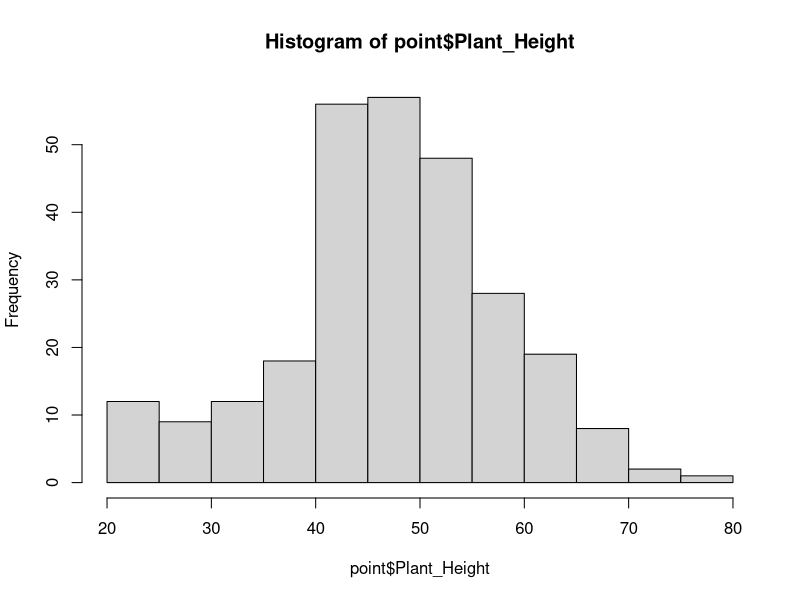
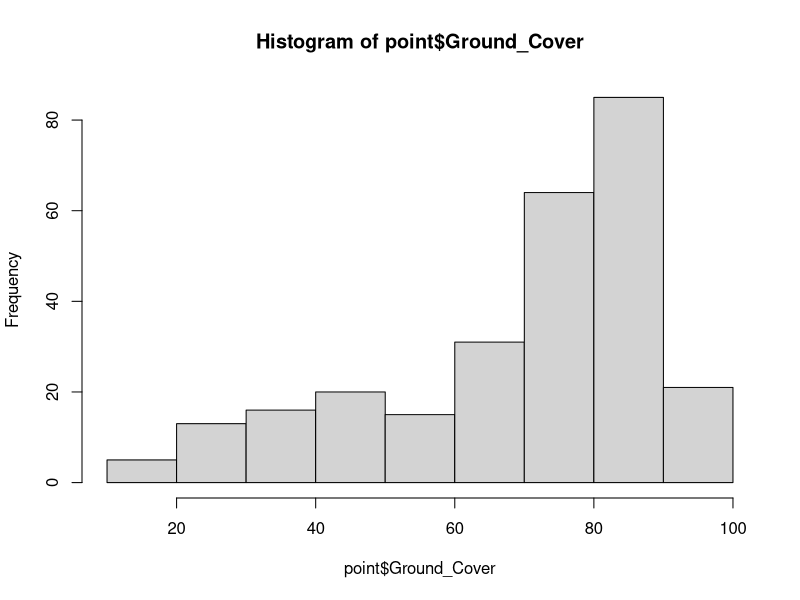
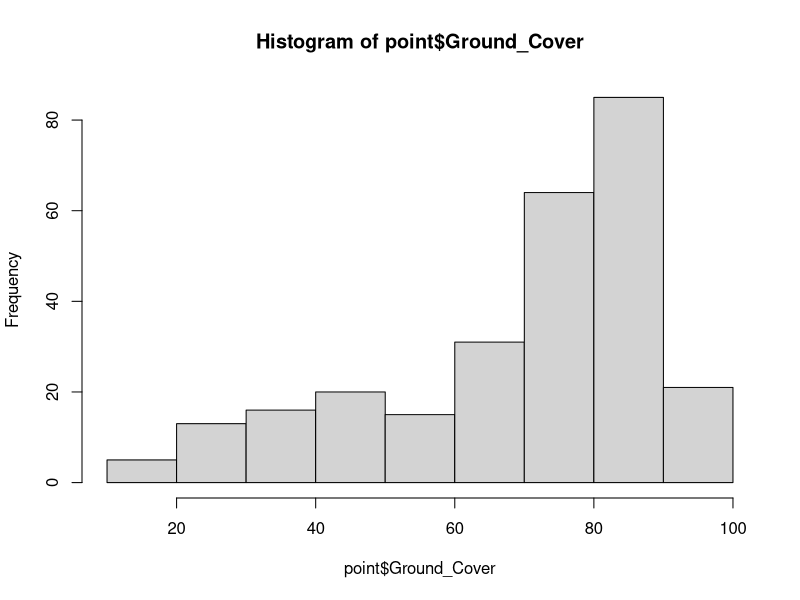
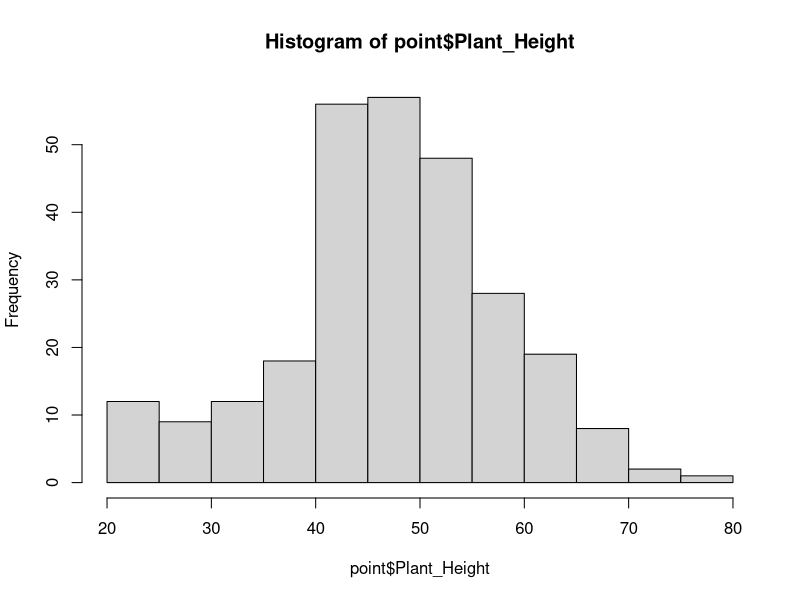

These figures' R source, in order: (Note: this script raises an error after producing the figures.)
options(scipen = 999) #prevents r from automatically displaying large numbers with scientic notation


#This script contains the data prepping, exploration and manipulation before moving into actual analysis

#Libraries----

library("dplyr")
library('vegan')
library("corrplot")
library("tidyr")

#Data----
point <- read.csv("01. Data/Point_Data.csv")
head(point);dim(point)

field <- read.csv("01. Data/Survey_Data.csv")
head(field);dim(field)

morpho <- read.csv("01. Data/Morphospecies_Data.csv")
head(morpho);dim(morpho)

obs <- read.csv("01. Data/Observation_Data.csv")
head(obs);dim(obs)


#Prepping data----

##Removing unneeded columns----

summary(obs)
obs <- obs[,-which(names(obs) =="Notes")]
obs <- obs[,-which(names(obs) =="Wings")]

summary(morpho)
morpho <- morpho[,-which(names(morpho)=='NOTES')]
morpho <- morpho[,-which(names(morpho)=='Duplicates')]

summary(point)
hist(point$Plant_Height)
hist(point$Ground_Cover)

summary(field)
field <- field[,-which(names(field)=='Notes')]
field <- field[,-c(7:16)]
field <- field[,-which(names(field) =="NDVIsum_Field")] 
field <- field[,-which(names(field) =="Potato_Varient_1")] 
field <- field[,-which(names(field) =="Potato_Varient_2")] 
field <- field[,-which(names(field) =="X1km_Prop_Water")] 
field <- field[,-which(names(field) =="X500m_Prop_Water")] 

table(field$X500m_Prop_Build) #high proportion of zeros makes it unsuitable for modelling 
field <- field[,-which(names(field) =="X500m_Prop_Build")]

table(field$X500m_Prop_Nat_Graze) #high proportion of zeros makes it unsuitable for modelling
field <- field[,-which(names(field) =="X500m_Prop_Nat_Graze")]

table(field$X500m_Rip_Prop)
table(field$X500m_Prop_Crops)

table(field$X1km_Prop_Build)#Not enough variation in data - unsuitable for modelling
field <- field[,-which(names(field) =="X1km_Prop_Build")]

table(field$X1km_Prop_Nat)#high proportion of zeros makes it unsuitable for modelling 
field <- field[,-which(names(field) =="X1km_Prop_Nat")]

table(field$X1km_Rip_Prop)
table(field$X1km_Prop_Crops)
table(field$X1km_Prop_Nat_Graze) #high proportion of zeros makes it unsuitable for modelling 
field <- field[,-which(names(field) =="X1km_Prop_Nat_Graze")]

hist(point$Ground_Cover)
hist(point$Plant_Height)

##Some data fixes for functional groups----

table(morpho$Size)
morpho$Size[morpho$Size == "Unknown"] <- NA
morpho$Size[morpho$Size == "5-Oct"] <- "5-10"
morpho$Size[morpho$Size == "Oct-15"] <- "10-15"

#Since all levels greater then 10mm only have 1 morphospecies will combine together to  >10
morpho$Size[morpho$Size == ">30"] <- ">10"
morpho$Size[morpho$Size == "20-30"] <- ">10"
morpho$Size[morpho$Size == "15-20"] <- ">10"
morpho$Size[morpho$Size == "10-15"] <- ">10"

morpho$Size <- as.factor(morpho$Size)
levels(morpho$Size)
morpho$Size <- factor(morpho$Size, levels = c("0-2.5","2.5-5","5-10",">10"))

table(morpho$Trophic)
morpho$Trophic[morpho$Trophic == "Unknown"] <- NA

table(morpho$Hunting.Style)
morpho$Hunting.Style[morpho$Hunting.Style == "Unknown"] <- NA

table(morpho$Intro_Native) 
morpho$Intro_Native[morpho$Intro_Native == "Unknown"] <- NA
morpho$Intro_Native <- as.factor(morpho$Intro_Native)
levels(morpho$Intro_Native)
morpho$Intro_Native <- factor(morpho$Intro_Native, levels = c("Native","Introduced"))

table(morpho$Wings) 
morpho$Wings[morpho$Wings == "Unknown"] <- NA

#Correlation for environmental variables----

cordata <- data.frame(ID = point$Survey_Field,Height = point$Plant_Height,GC = point$Ground_Cover,Position = point$Spatial_Position)

cordata <- merge(cordata,field, by = "ID")

head(cordata);dim(cordata)

cordata <- cordata %>% dplyr::select(Height, GC, Position,Day_Sampled,Crop_Age_Days,Field_Area_m2,X500m_Prop_Crops,X500m_Rip_Prop,X1km_Prop_Crops,X1km_Rip_Prop ,NDVImean_Field,NDVIsum_500m,NDVImean_500m,NDVIsum_1km,NDVImean_1km)

cordata$Position[cordata$Position == 'Outer'] <- 1
cordata$Position[cordata$Position == 'Inner'] <- 2
cordata$Position <- as.numeric(cordata$Position)

str(cordata)#checking for any other character variables
cor <- cor(cordata,method = "spearman")
colnames(cor) <- c("Height", "GC", "Position","Day Sampled","Crop Age","Field Area","Cropping 500m","Riparian 500m","Cropping 1000m","Riparian 1000m","Field NDVI (M)","NDVI 500m (S)","NDVI 500m (M)","NDVI 1000m (S)","NDVI 1000m (M)")
rownames(cor) <- c("Height", "GC", "Position","Day Sampled","Crop Age","Field Area","Cropping 500m","Riparian 500m","Cropping 1000m","Riparian 1000m","Field NDVI (M)","NDVI 500m (S)","NDVI 500m (M)","NDVI 1000m (S)","NDVI 1000m (M)")

dev.new(height=8,width=8,dpi=80,pointsize=14,noRStudioGD = T)
corrplot::corrplot(cor,method="color",  
                   type="upper",addCoef.col = 'black',number.cex = 0.6)
head(cor)

#Crops and water 500m are correlated with a design variable
#crops 1000m has a high correlation with a design variable also

#Uncorrelated variables listed below based on correlation plot

#Design variables: Crop age, day sampled and spatial position
#Point Variables: Ground cover, plant height
#Field variables: Field size, field NDVI (mean)
#Landscape variable: water 1km, NDVI (sum) (500m or 1km as these are correlated with each other)


##Merging data bases----

variables <- data.frame(Site = point$Site,Height = point$Plant_Height,GC = point$Ground_Cover,Position = point$Spatial_Position,ID = point$Survey_Field)

variables <- merge(variables,field, by = "ID")

head(variables);dim(variables)

variables <- variables %>% dplyr::select(ID,Site,Field,Height, GC, Position,Day_Sampled,Crop_Age_Days,Field_Area_m2,X1km_Prop_Water,NDVImean_Field,NDVIsum_1km)
head(variables);dim(variables)

invert <- data.frame(ID = obs$Site,Morphospecies = obs$Morphospecies)

invert <- merge(invert,morpho,by = "Morphospecies")
head(invert);dim(invert)

##removing wasps, Lepidoptera and serpintine leaf miner
dim(invert)

table(invert$Trophic)
length(which(invert$Trophic == 'Parasite'))
invert <- subset(invert, Trophic != 'Parasite' | is.na(Trophic))

table(invert$Order)
length(which(invert$Order == 'Lepidoptera'))
invert <- subset(invert, Order != 'Lepidoptera' | is.na(Order))

length(invert$Morphospecies[invert$Morphospecies == 'Serpintine_Leaf_Miner'])
invert <- subset(invert, Morphospecies != 'Serpintine_Leaf_Miner' | is.na(Morphospecies))

dim(morpho)

table(morpho$Trophic)
length(which(morpho$Trophic == 'Parasite'))
morpho <- subset(morpho, Trophic != 'Parasite' | is.na(Trophic))

table(morpho$Order)
length(which(morpho$Order == 'Lepidoptera'))
morpho <- subset(morpho, Order != 'Lepidoptera' | is.na(Order))

length(morpho$Morphospecies[morpho$Morphospecies == 'Serpintine_Leaf_Miner'])
morpho <- morpho[morpho$Morphospecies != 'Serpintine_Leaf_Miner',]

##Removing first survey observations
#diversity measures taken weren't reliable so excluded from analysis

head(variables);dim(variables)

length(variables$ID[variables$ID == 'S1_F3'])
variables <- variables[variables$ID != 'S1_F3',]

head(invert);dim(invert)

invert <- invert[!grepl("^S1", invert$ID), ]

#total observations = 2329

setdiff(unique(morpho$Morphospecies), unique(invert$Morphospecies))

#need to remove two from morpho to make sure that its got the same species are were observed
#double checking they aren't there
invert[invert$Morphospecies == 'Whitefly',]
invert[invert$Morphospecies == 'Brown_Weevil',] 
invert[invert$Morphospecies == 'Small_Ant',]

morpho <- morpho[morpho$Morphospecies != 'Brown_Weevil',]
morpho <- morpho[morpho$Morphospecies != 'Small_Ant',]
head(morpho);dim(morpho)


#Calculating for table of info----

length(unique(invert$Morphospecies))
length(invert$Morphospecies)

length(unique(
  invert$Morphospecies[which(invert$Trophic == "Predator")]))
length(invert$Morphospecies[which(invert$Trophic == "Predator")])

length(unique(
  invert$Morphospecies[which(invert$Trophic == "Herbivore")]))
length(invert$Morphospecies[which(invert$Trophic == "Herbivore")])

length(unique(
  invert$Morphospecies[which(invert$Trophic == "Ominvore")]))
length(invert$Morphospecies[which(invert$Trophic == "Ominvore")])

length(unique(
  invert$Morphospecies[which(invert$Trophic == "Ominvore")]))
length(invert$Morphospecies[which(invert$Trophic == "Ominvore")])

length(unique(
  invert$Morphospecies[which(invert$Trophic == "Fungivore")]))
length(invert$Morphospecies[which(invert$Trophic == "Fungivore")])

length(unique(
  invert$Morphospecies[which(invert$Trophic == "Hematophagous")]))
length(invert$Morphospecies[which(invert$Trophic == "Hematophagous")])

length(unique(
  invert$Morphospecies[which(invert$Hunting.Style == "Web")]))
length(invert$Morphospecies[which(invert$Hunting.Style == "Web")])

length(unique(invert$Morphospecies
              [which(invert$Hunting.Style == "Active_Hunting")]))
length(invert$Morphospecies
       [which(invert$Hunting.Style == "Active_Hunting")])

length(unique(invert$Morphospecies
  [which(invert$Hunting.Style == "Ambush_Hunter")]))
length(invert$Morphospecies
       [which(invert$Hunting.Style == "Ambush_Hunter")])

length(unique(
  invert$Morphospecies[which(invert$Hunting.Style == "Hawking")]))
length(invert$Morphospecies[which(invert$Hunting.Style == "Hawking")])

length(unique(
  invert$Morphospecies[which(invert$Size == "0-2.5")]))
length(invert$Morphospecies[which(invert$Size == "0-2.5")])

length(unique(
  invert$Morphospecies[which(invert$Size == "2.5-5")]))
length(invert$Morphospecies[which(invert$Size == "2.5-5")])

length(unique(
  invert$Morphospecies[which(invert$Size == "5-10")]))
length(invert$Morphospecies[which(invert$Size == "5-10")])

length(unique(
  invert$Morphospecies[which(invert$Size == ">10")]))
length(invert$Morphospecies[which(invert$Size == ">10")])

length(unique(
  invert$Morphospecies[which(invert$Wings == "Always_Winged")]))
length(invert$Morphospecies[which(invert$Wings == "Always_Winged")])

length(unique(
  invert$Morphospecies[which(invert$Wings == "Develops_Wings")]))
length(invert$Morphospecies[which(invert$Wings == "Develops_Wings")])

length(unique(
  invert$Morphospecies[which(invert$Wings == "Wingless")]))
length(invert$Morphospecies[which(invert$Wings == "Wingless")])

length(unique(
  invert$Morphospecies[which(invert$Wings == "Polymorphic")]))
length(invert$Morphospecies[which(invert$Wings == "Polymorphic")])


#Diversity measures for modelling----

table(invert$Order)
dim(variables)


##Richness----

head(invert);dim(invert)
head(variables);dim(variables)

names(invert)[names(invert) == "ID"] <- "Site"

richness <- data.frame(Site = variables$Site)
head(richness);dim(richness)

#all species richness
temprich <- aggregate(Morphospecies ~ Site, data = invert, FUN = function(x) length(unique(x)))
richness <- merge(richness,temprich,by = "Site",all.x = T)
head(richness);dim(richness)
colnames(richness)[2] <- "All"
head(richness);dim(richness)

#Trophic - Predator
temprich <- aggregate(Morphospecies ~ Site, data = invert[invert$Trophic == "Predator",], FUN = function(x) length(unique(x)))
richness <- merge(richness,temprich,by = "Site",all.x = T)
head(richness);dim(richness)
colnames(richness)[3] <- "Predator"

#Trophic - Herbivore
temprich <- aggregate(Morphospecies ~ Site, data = invert[invert$Trophic == "Herbivore",], FUN = function(x) length(unique(x)))
richness <- merge(richness,temprich,by = "Site",all.x = T)
head(richness);dim(richness)
colnames(richness)[4] <- "Herbivore"

#Trophic - Omnivore
temprich <- aggregate(Morphospecies ~ Site, data = invert[invert$Trophic == "Ominvore",], FUN = function(x) length(unique(x)))
richness <- merge(richness,temprich,by = "Site",all.x = T)
head(richness);dim(richness)
colnames(richness)[5] <- "Omnivore"

#Trophic - Fungivore
temprich <- aggregate(Morphospecies ~ Site, data = invert[invert$Trophic == "Fungivore",], FUN = function(x) length(unique(x)))
richness <- merge(richness,temprich,by = "Site",all.x = T)
head(richness);dim(richness)
colnames(richness)[6] <- "Fungivore"

#Trophic - Hematophagous
temprich <- aggregate(Morphospecies ~ Site, data = invert[invert$Trophic == "Hematophagous",], FUN = function(x) length(unique(x)))
richness <- merge(richness,temprich,by = "Site",all.x = T)
head(richness);dim(richness)
colnames(richness)[7] <- "Hematophagous"

#Hunting Style - Web
temprich <- aggregate(Morphospecies ~ Site, data = invert[invert$Hunting.Style == "Web",], FUN = function(x) length(unique(x)))
richness <- merge(richness,temprich,by = "Site",all.x = T)
head(richness);dim(richness)
colnames(richness)[8] <- "Web"

#Hunting Style - Active Hunting
temprich <- aggregate(Morphospecies ~ Site, data = invert[invert$Hunting.Style == "Active_Hunting",], FUN = function(x) length(unique(x)))
richness <- merge(richness,temprich,by = "Site",all.x = T)
head(richness);dim(richness)
colnames(richness)[9] <- "Active_Hunting"

#Hunting Style - Ambush Hunting
temprich <- aggregate(Morphospecies ~ Site, data = invert[invert$Hunting.Style == "Ambush_Hunter",], FUN = function(x) length(unique(x)))
richness <- merge(richness,temprich,by = "Site",all.x = T)
head(richness);dim(richness)
colnames(richness)[10] <- "Ambush_Hunting"

#Hunting Style - Hawking
temprich <- aggregate(Morphospecies ~ Site, data = invert[invert$Hunting.Style == "Hawking",], FUN = function(x) length(unique(x)))
richness <- merge(richness,temprich,by = "Site",all.x = T)
head(richness);dim(richness)
colnames(richness)[11] <- "Hawking"

#Size - 0-2.5mm
temprich <- aggregate(Morphospecies ~ Site, data = invert[invert$Size == "0-2.5",], FUN = function(x) length(unique(x)))
richness <- merge(richness,temprich,by = "Site",all.x = T)
head(richness);dim(richness)
colnames(richness)[12] <- "0-2.5"

#Size - 2.5-5mm
temprich <- aggregate(Morphospecies ~ Site, data = invert[invert$Size == "2.5-5",], FUN = function(x) length(unique(x)))
richness <- merge(richness,temprich,by = "Site",all.x = T)
head(richness);dim(richness)
colnames(richness)[13] <- "2.5-5"

#Size - 5-10mm
temprich <- aggregate(Morphospecies ~ Site, data = invert[invert$Size == "5-10",], FUN = function(x) length(unique(x)))
richness <- merge(richness,temprich,by = "Site",all.x = T)
head(richness);dim(richness)
colnames(richness)[14] <- "5-10"

#Size - >10mm
temprich <- aggregate(Morphospecies ~ Site, data = invert[invert$Size == ">10",], FUN = function(x) length(unique(x)))
richness <- merge(richness,temprich,by = "Site",all.x = T)
head(richness);dim(richness)
colnames(richness)[15] <- ">10"

#Native/intro - Native
temprich <- aggregate(Morphospecies ~ Site, data = invert[invert$Intro_Native == "Native",], FUN = function(x) length(unique(x)))
richness <- merge(richness,temprich,by = "Site",all.x = T)
head(richness);dim(richness)
colnames(richness)[16] <- "Native"

#Native/intro - Introduced 
temprich <- aggregate(Morphospecies ~ Site, data = invert[invert$Intro_Native == "Introduced",], FUN = function(x) length(unique(x)))
richness <- merge(richness,temprich,by = "Site",all.x = T)
head(richness);dim(richness)
colnames(richness)[17] <- "Introduced"

#Wings - Always Winged 
temprich <- aggregate(Morphospecies ~ Site, data = invert[invert$Wings == "Always_Winged",], FUN = function(x) length(unique(x)))
richness <- merge(richness,temprich,by = "Site",all.x = T)
head(richness);dim(richness)
colnames(richness)[18] <- "Always_Winged"

#Wings - Develops Wings 
temprich <- aggregate(Morphospecies ~ Site, data = invert[invert$Wings == "Develops_Wings",], FUN = function(x) length(unique(x)))
richness <- merge(richness,temprich,by = "Site",all.x = T)
head(richness);dim(richness)
colnames(richness)[19] <- "Develops_Wings"

#Wings - Wingless 
temprich <- aggregate(Morphospecies ~ Site, data = invert[invert$Wings == "Wingless",], FUN = function(x) length(unique(x)))
richness <- merge(richness,temprich,by = "Site",all.x = T)
head(richness);dim(richness)
colnames(richness)[20] <- "Wingless"

#Wings - Polymorphic 
temprich <- aggregate(Morphospecies ~ Site, data = invert[invert$Wings == "Polymorphic",], FUN = function(x) length(unique(x)))
richness <- merge(richness,temprich,by = "Site",all.x = T)
head(richness);dim(richness)
colnames(richness)[21] <- "Polymorphic"

#replacing all NAs with 0's 
richness[is.na(richness)] <- 0

###Creating modelling data----

head(variables);dim(variables)
head(richness);dim(richness)

ModelRich <- merge(richness,variables,by = "Site")
head(ModelRich);dim(ModelRich)

#working out prop zero for each functional group
head(richness[,c(2:21)]);dim(richness)
sapply(richness[,c(2:21)], function(col) mean(col == 0, na.rm = TRUE))

table(morpho$Morphospecies)

sum(table(invert$Wings))


#Removing native and introduced - I think this could be very misleading results since only 42 of 215 inverts were able to be classified 
#None of the functional groups were able to be identified for all species but I think this is the one that's the most in disproportion
head(ModelRich);dim(ModelRich)
ModelRich <- ModelRich %>% dplyr::select(-Native,-Introduced)

##Diversity (Inverse Simpson's diversity index)----

#diversity(table(x), index = "invsimpson")
#table (x) makes a table of species counts which is used to calulate diversity

head(invert);dim(invert)

diversity <- data.frame(Site = variables$Site)
head(diversity);dim(diversity)

#all species 

tempdiv <- aggregate(Morphospecies ~ Site, data = invert, FUN = function(x) diversity(table(x), index = "invsimpson"))
diversity <- merge(diversity,tempdiv,by = "Site",all.x = T)
head(diversity);dim(diversity)
colnames(diversity)[2] <- "All"
head(diversity);dim(diversity)

min(diversity$All,na.rm=T)
max(diversity$All,na.rm=T)

#Trophic

g <- 3
for (i in trophic.list) {
  
  tempdiv <- aggregate(Morphospecies ~ Site, 
                         data = invert[invert$Trophic == i,], 
                         FUN = function(x) diversity(
                           table(x),index = "invsimpson"))
  
  diversity <- merge(diversity,tempdiv,by = "Site",all.x = T)
  
  colnames(diversity)[g] <- i
  
  g <- g+1
}

head(diversity);dim(diversity)

colnames(diversity)[5] <- "Omnivore"

#Hunting style

for (i in hunt.list) {
  
  tempdiv <- aggregate(Morphospecies ~ Site, 
                       data = invert[invert$Hunting.Style == i,], 
                       FUN = function(x) diversity(
                         table(x),index = "invsimpson"))
  
  diversity <- merge(diversity,tempdiv,by = "Site",all.x = T)
  
  colnames(diversity)[g] <- i
  
  g <- g+1
}

head(diversity);dim(diversity)

#Size

for (i in size.list) {
  
  tempdiv <- aggregate(Morphospecies ~ Site, 
                       data = invert[invert$Size == i,], 
                       FUN = function(x) diversity(
                         table(x),index = "invsimpson"))
  
  diversity <- merge(diversity,tempdiv,by = "Site",all.x = T)
  
  colnames(diversity)[g] <- i
  
  g <- g+1
}

head(diversity);dim(diversity)


#Wings

for (i in wing.list) {
  
  tempdiv <- aggregate(Morphospecies ~ Site, 
                       data = invert[invert$Wings == i,], 
                       FUN = function(x) diversity(
                         table(x),index = "invsimpson"))
  
  diversity <- merge(diversity,tempdiv,by = "Site",all.x = T)
  
  colnames(diversity)[g] <- i
  
  g <- g+1
}

head(diversity);dim(diversity)


###Creating modelling data----


head(variables);dim(variables)
head(diversity);dim(diversity)

ModelDiv <- merge(diversity,variables,by = "Site")
head(ModelDiv);dim(ModelDiv)


#Occurrence data----

head(invert);dim(invert)

occurance <- data.frame(Site = variables$Site)
head(occurance);dim(occurance)

#Not all functional groups are getting binomial models

#Trophic

trophic.list2 <- trophic.list[2:5]
tempoccur<- data.frame(Site = variables$Site)

b <- 2
for (i in trophic.list2) {
  
  tempoccur$pres.abs <- ifelse(tempoccur$Site %in% 
                        invert$Site[invert$Trophic == i], 1, 0)
  
  occurance <- merge(occurance,tempoccur,by = "Site",all.x = T)
  
  colnames(occurance)[b] <- i
  
  b <- b+1
}

head(occurance);dim(occurance)

colnames(occurance)[3] <- "Omnivore"

#Hunting Style

for (i in hunt.list) {
  
  tempoccur$pres.abs <- ifelse(tempoccur$Site %in% 
                               invert$Site[invert$Hunting.Style == i],
                               1, 0)
  
  occurance <- merge(occurance,tempoccur,by = "Site",all.x = T)
  
  colnames(occurance)[b] <- i
  
  b <- b+1
}

head(occurance);dim(occurance)

#Size

size.list2 <- size.list[2:4]

for (i in size.list2) {
  
  tempoccur$pres.abs <- ifelse(tempoccur$Site %in% 
                                 invert$Site[invert$Size == i], 1, 0)
  
  occurance <- merge(occurance,tempoccur,by = "Site",all.x = T)
  
  colnames(occurance)[b] <- i
  
  b <- b+1
}

head(occurance);dim(occurance)

#Wings

wing.list2 <- wing.list[c(1,3,4)]

for (i in wing.list) {
  
  tempoccur$pres.abs <- ifelse(tempoccur$Site %in% 
                                 invert$Site[invert$Wings == i], 1, 0)
  
  occurance <- merge(occurance,tempoccur,by = "Site",all.x = T)
  
  colnames(occurance)[b] <- i
  
  b <- b+1
}

head(occurance);dim(occurance)


###Creating modelling data----


head(variables);dim(variables)
head(occurance);dim(occurance)

ModelOccur <- merge(occurance,variables,by = "Site")
head(ModelOccur);dim(ModelOccur)

#Add coordinates----
#need in data to check for spatial autocorrelation in models later on in process

head(point);dim(point)

coords <- point %>% dplyr::select(Site, X_Cor,Y_Cor,Survey)
head(coords);dim(coords)

coords <- coords[coords$Survey != 1, ]
coords$Survey <- NULL

ModelRich2 <- merge(ModelRich,coords,by = "Site")
head(ModelRich2);dim(ModelRich2)

ModelDiv2 <- merge(ModelDiv,coords,by = "Site")
head(ModelDiv2);dim(ModelDiv2)

ModelOccur2 <- merge(ModelOccur,coords,by = "Site")
head(ModelOccur2);dim(ModelOccur2)

#END----
